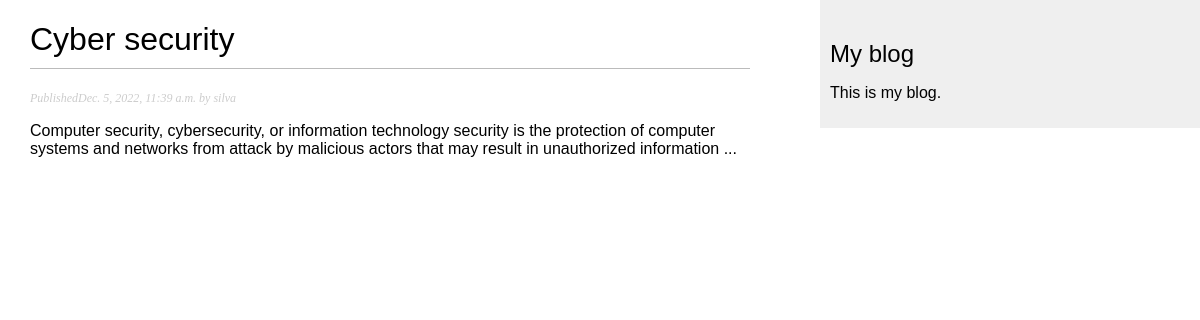
The page /blog/2022/12/5/cyber-security on the database its author committed.
### blog/models.py (models this page shows, shortened)
class Post(models.Model):
    class Status(models.TextChoices):
        DRAFT = 'DF', 'Draft'
        PUBLISHED = 'PB', 'Published'
    title = models.CharField(max_length=200)
    slug = models.SlugField(max_length=250, unique_for_date='publish')
    author = models.ForeignKey(User,
                               on_delete=models.CASCADE,
                               related_name='blog_posts')
    body = models.TextField()
    publish = models.DateTimeField(default=timezone.now)
    created = models.DateTimeField(auto_now_add=True)
    updated = models.DateTimeField(auto_now=True)
    status = models.CharField(max_length=2,
                              choices=Status.choices,
                              default=Status.DRAFT
                              )
    objects = models.Manager()  # The default manager.
    published = PublishedManager()  # Our custom manager.
    class Meta:
        ordering = ['-publish']
        indexes = [
            models.Index(fields=['-publish'])
        ]

### blog/views.py (the view)
# urls.py: path('<int:year>/<int:month>/<int:day>/<slug:post>', views.post_detail, name='post_detail')
def post_detail(request, year, month, day, post):
    post = get_object_or_404(
        Post,
        status=Post.Status.PUBLISHED,
        slug=post,
        publish__year=year,
        publish__month=month,
        publish__day=day
    )
    context = {'post': post}
    return render(request, 'blog/post/detail.html', context=context)

### blog/templates/blog/post/detail.html (shortened to what this page needs)
{% extends 'blog/base.html' %}
{% block content %}
    <h1>{{ post.title }}</h1>
    <p class="date">Published{{ post.publish }} by {{ post.author }}</p>
    <body>{{ post.body|linebreaks }}</body>
{% endblock %}

### blog/static/css/blog.css (style rules this page uses)
body { margin:0; padding:0; font-family:helvetica, sans-serif; }
h1 { font-weight:normal; border-bottom:1px solid #bbb; padding:0 0 10px 0; }
p.date { color:#ccc; font-family: georgia, serif; font-size: 12px; font-style: italic; }

### rows shown on the page
Post: title "Cyber security", publish "Dec. 5, 2022, 11:39 a.m.", author "silva", body "Computer security, cybersecurity, or information technology security is the protection of computer systems and networks from attack by malicious actors that may result in unauthorized information ..."
